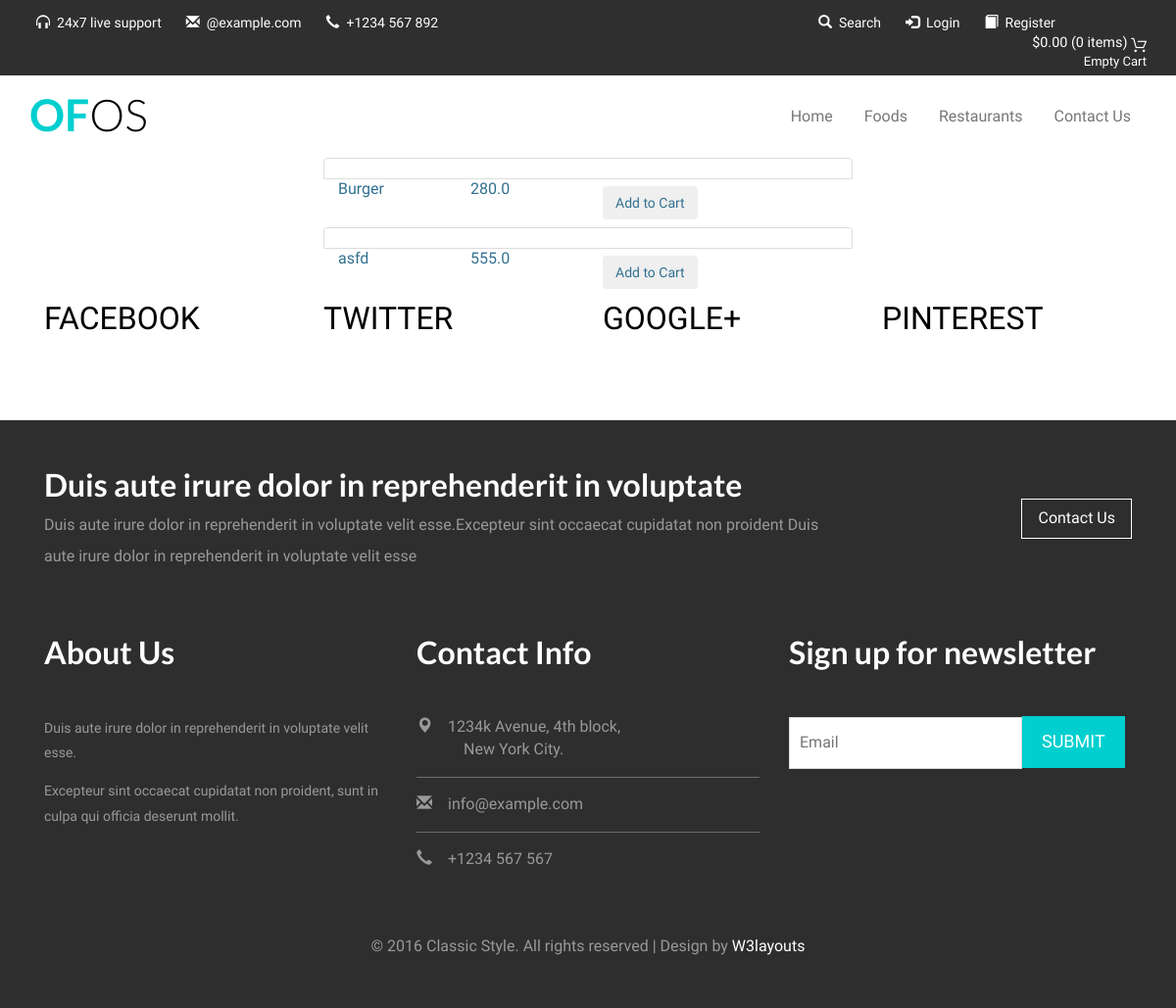
/restaurant/3/, run on the app's committed database.
### user/models.py (models this page shows, shortened)
class Food(models.Model):
    CUISINES = (
        ('MF', 'Mexican Food'),
        ('IC', 'Italian Cuisine'),
        ('IF', 'Indian Food'),
        ('CF', 'Cajun Food'),
        ('SF', 'Soul Food'),
        ('TF', 'Thai Food'),
        ('GF', 'Greek Cuisine'),
        ('CHF', 'Chinese Food'),
        ('LC', 'Lebanese Cuisine'),
        ('JC', 'Japanese Cuisine'),
        ('AF', 'American Food'),
        ('MF', 'Moroccan Food'),
        ('MC', 'Mediterranean Cuisine'),
        ('FF', 'French Food'),
        ('SC', 'Spanish Cuisine'),
        ('GF', 'German Food'),
        ('KF', 'Korean Food'),
        ('VF', 'Vietnamese Food'),
        ('TC', 'Turkish Cuisine'),
        ('CRF', 'Caribbean Food'),
    )
    name = models.CharField(max_length=30)
    restaurant = models.ForeignKey(Restaurant, on_delete=models.CASCADE)
    price = models.FloatField()
    time_needed = models.DurationField()
    category = models.CharField(max_length=3, choices=CUISINES)
    rating = models.ForeignKey(Rating)
    image1 = models.FileField(null=True, blank=True)
    image2 = models.FileField(null=True, blank=True)

### user/views.py (the view)
# urls.py: url(r'^restaurant/(?P<id>\d+)/$', views.RestaurantView.as_view(), name='restaurant'),
class RestaurantView(View):
    def get(self, request, id):
        queryset = Food.objects.filter(restaurant__pk=id)
        context = {
            'object_list': queryset,
        }
        return render(request, 'user/restaurant.html', context)

### user/templates/user/restaurant.html
{% extends 'user/base.html' %}
{% block content %}
<div class='col-sm-6 col-sm-offset-3'>
    {% for obj in object_list %}
        <div class="list-group-item-info">
            <div class="col-sm-12">
                <div class="animated wow fadeInLeftBig" data-wow-delay=".5s">
                    {% if obj %}
                        <p class="list-group-item">
                            <div class="col-sm-3">
                                {{ obj.name }}
                            </div>
                            <div class="col-sm-3">
                                {{ obj.price }}
                            </div>
                            <div class="col-sm-6">
                                <input type="button" class="btn navbar-btn" value="Add to Cart" onclick="">
                            </div>
                        </p>
                    {% endif %}
                </div>
            </div>
        </div>
    {% endfor %}
</div>
{% endblock %}

### user/static/user/css/style.css (style rules this page uses)
html, body { font-size: 100%; background: #fff; font-family: 'Cabin', sans-serif; }
p { margin:0; }
* { margin:0; padding:0; }

### data on the page
Food: name "Burger", price "280.0"
Food: name "asfd", price "555.0"
